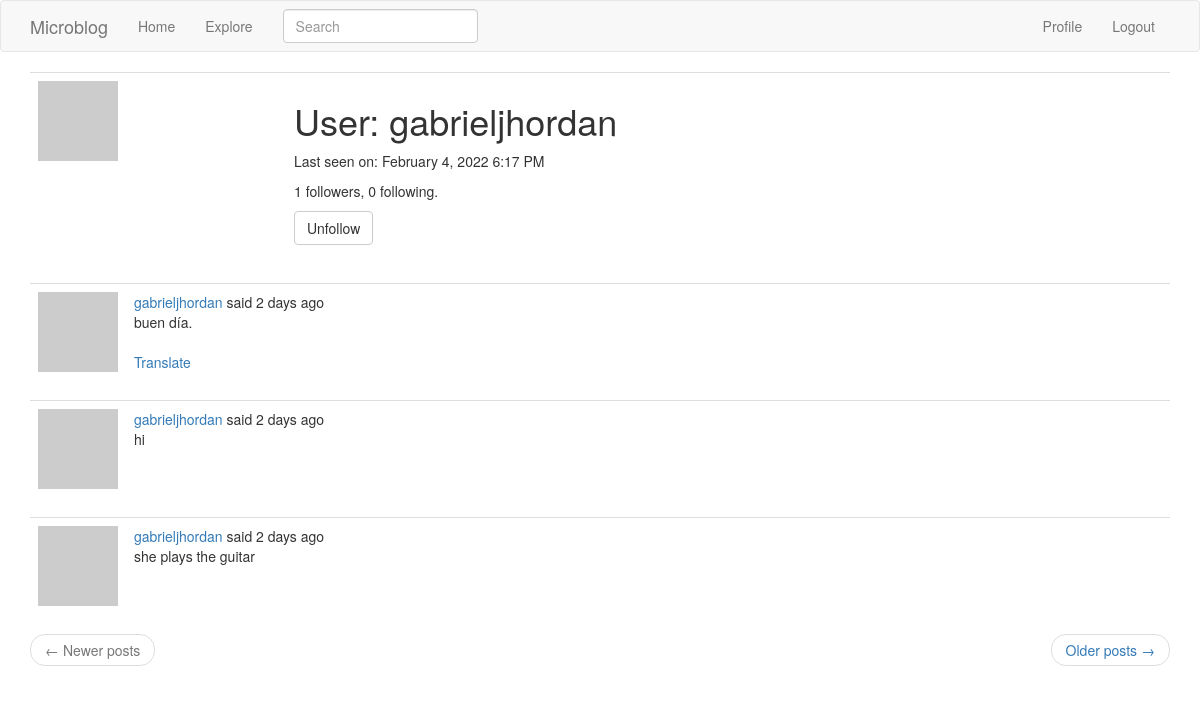
Screenshot of /user/gabrieljhordan (signed in) with the database file from the repository.
### app/models.py (models this page shows, shortened)
class User(UserMixin,db.Model):
    id = db.Column(db.Integer, primary_key=True)
    username = db.Column(db.String(64),index=True, unique=True)
    email = db.Column(db.String(120), index=True, unique=True)
    password_hash = db.Column(db.String(128))
    posts = db.relationship('Post', backref='author', lazy='dynamic')
    about = db.Column(db.String(140))
    last_seen = db.Column(db.DateTime, default=datetime.utcnow)
    followed = db.relationship(
        'User', secondary = followers,
        primaryjoin = (followers.c.follower_id == id),
        secondaryjoin = (followers.c.followed_id == id),
        backref = db.backref('followers', lazy='dynamic'),
        lazy='dynamic')
    def avatar (self, size):
        digest = md5(self.email.lower().encode('utf-8')).hexdigest()
        return 'https://www.gravatar.com/avatar/{}?d=identicon&s={}'.format(digest, size)
    def is_following(self, user):
        return self.followed.filter(followers.c.followed_id== user.id).count() > 0

class SearchableMixin(object):
    @classmethod
    def before_commit(cls, session):
        session._changes = {
            'add': list(session.new),
            'update': list(session.dirty),
            'delete': list(session.deleted)
        }
    @classmethod
    def after_commit(cls, session):
        for obj in session._changes['add']:
            if isinstance(obj, SearchableMixin):
                add_to_index(obj.__tablename__, obj)
        for obj in session._changes['update']:
            if isinstance(obj, SearchableMixin):
                add_to_index(obj.__tablename__, obj)
        for obj in session._changes['delete']:
            if isinstance(obj, SearchableMixin):
                remove_from_index(obj.__tablename__, obj)
        session._changes = None

class Post(SearchableMixin, db.Model):
    __searchable__ = ['body']
    id = db.Column(db.Integer, primary_key=True)
    body = db.Column(db.String(140))
    timestamp = db.Column(db.DateTime, default=datetime.utcnow)
    user_id = db.Column(db.Integer, db.ForeignKey('user.id'))
    language = db.Column(db.String(5))

### app/main/routes.py (the view)
@bp.route('/user/<username>')
@login_required
def user(username):
    user = User.query.filter_by(username=username).first_or_404()
    page = request.args.get('page', 1, type=int)
    posts = user.posts.order_by(Post.timestamp.desc()).paginate(
        page, current_app.config['POSTS_PER_PAGE'], False)
    next_url = url_for('main.user', username=user.username,
                       page=posts.next_num) if posts.has_next else None
    prev_url = url_for('main.user', username=user.username,
                       page=posts.prev_num) if posts.has_prev else None
    form = EmptyForm()
    return render_template('user.html', user=user, posts=posts.items,
                           next_url=next_url, prev_url=prev_url, form=form)

### app/main/forms.py
class SearchForm(FlaskForm):
    q = StringField(_l('Search'), validators=[DataRequired()])
    def __init__(self, *args, **kwargs):
        if 'formdata' not in kwargs:
            kwargs['formdata'] = request.args
        if 'meta' not in kwargs:
            kwargs['meta'] = {'csrf': False}
        super(SearchForm, self).__init__(*args, **kwargs)

class EmptyForm(FlaskForm):
    submit = SubmitField('Submit')

### app/main/routes.py (called while the page is built)
@bp.before_app_request
def before_request():
    if current_user.is_authenticated:
        current_user.last_seen = datetime.utcnow()
        db.session.commit()
        g.search_form = SearchForm()
    g.locale = str(get_locale())

@bp.before_app_request
def before_request():
    if current_user.is_authenticated:
        current_user.last_seen = datetime.utcnow()
        db.session.commit()
        g.search_form = SearchForm()
    g.locale = str(get_locale())

### app/models.py (called while the page is built)
@login.user_loader
def loader_user(id):
    return User.query.get(int(id))

### app/templates/user.html (shortened to what this page needs)
{% extends 'base.html' %}
{% block app_content %}
    <table class="table table-hover">
        <tr>
            <td width="256px"><img src="{{ user.avatar(256) }}"></td>
            <td>
                <h1>{{ _('User') }}: {{ user.username }}</h1>
                {% if user.last_seen %}<p>{{ _('Last seen on') }}: {{ moment(user.last_seen).format('LLL') }}</p>{% endif %}
                <p>{{ user.followers.count() }} followers, {{ user.followed.count() }} following.</p>
                {% if user == current_user %}
                <p>{{ _('%(count)d followers', count=user.followers.count()) }}, {{ _('%(count)d following', count=user.followed.count()) }}</p>
                {% else %}
                <p>
                    <form action="{{ url_for('main.unfollow', username=user.username) }}" method="post">
                        {{ form.submit(value='Unfollow', class_='btn btn-default') }}
                    </form>
                </p>
                {% endif %}
            </td>
        </tr>
    </table>
    {% for post in posts %}
        {% include '_post.html' %}
    {% endfor %}
    <nav aria-label="...">
        <ul class="pager">
            <li class="previous{% if not prev_url %} disabled{% endif %}">
                <a href="{{ prev_url or '#' }}">
                    <span aria-hidden="true">&larr;</span> {{ _('Newer posts') }}
                </a>
            </li>
            <li class="next{% if not next_url %} disabled{% endif %}">
                <a href="{{ next_url or '#' }}">
                    {{ _('Older posts') }} <span aria-hidden="true">&rarr;</span>
                </a>
            </li>
        </ul>
    </nav>
{% endblock %}

### app/templates/_post.html (shortened to what this page needs)
<table class="table table-hover">
    <tr>
        <td width="70px">
            <a href="{{ url_for('main.user', username=post.author.username) }}">
                <img src="{{ post.author.avatar(70) }}" />
            </a>
        </td>
        <td>
            {{ _('%(username)s said %(when)s',username=user_link, when=moment(post.timestamp).fromNow()) }}<br>
            <span id="post{{ post.id }}">{{ post.body }}</span>
            {% if post.language and post.language != g.locale %}
            <br><br>
            <span id='translation{{ post.id }}'>
                <a href="javascript:translate(
                    '#post{{ post.id }}',
                    '#translation{{ post.id }}',
                    '{{ post.language }}',
                    '{{ g.locale }}');">{{ _('Translate') }}</a>
            </span>
            {% endif %}
        </td>
    </tr>
</table>

### rows the page displays
User: username "gabrieljhordan", last_seen "February 4, 2022 6:17 PM"
Post: body "buen día."
Post: body "hi"
Post: body "she plays the guitar"

### other values shown
{{ user.followers.count() }} "1"
{{ user.followed.count() }} "0"
